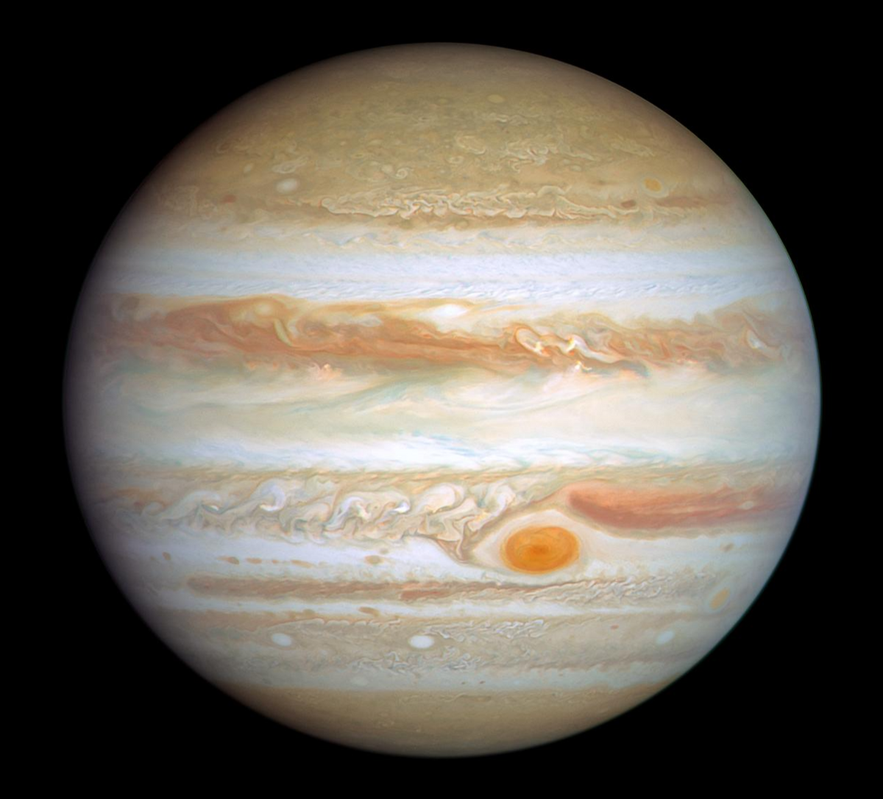
#> input picture images/task_02/image_02.png, 883 x 799 px, shrunk from 1200 x 1087 before the run
$ jupyter execute task_2_region_growing_segmentation.ipynb
#> lines starting #> are read from the running program, lines starting #| are printed output that depends on the picture; after the words box and inside, x2 and y2 are one past the last pixel; in counts of white or black regions, pixels touching at a corner belong together
[cell 1]
import numpy as np
import cv2
import os
import matplotlib.pyplot as plt
from collections import deque

[cell 2]
# Load grayscale image
img_path = os.path.join("..", "images", "task_02", "image_02.png")
img = cv2.imread(img_path, cv2.IMREAD_GRAYSCALE)
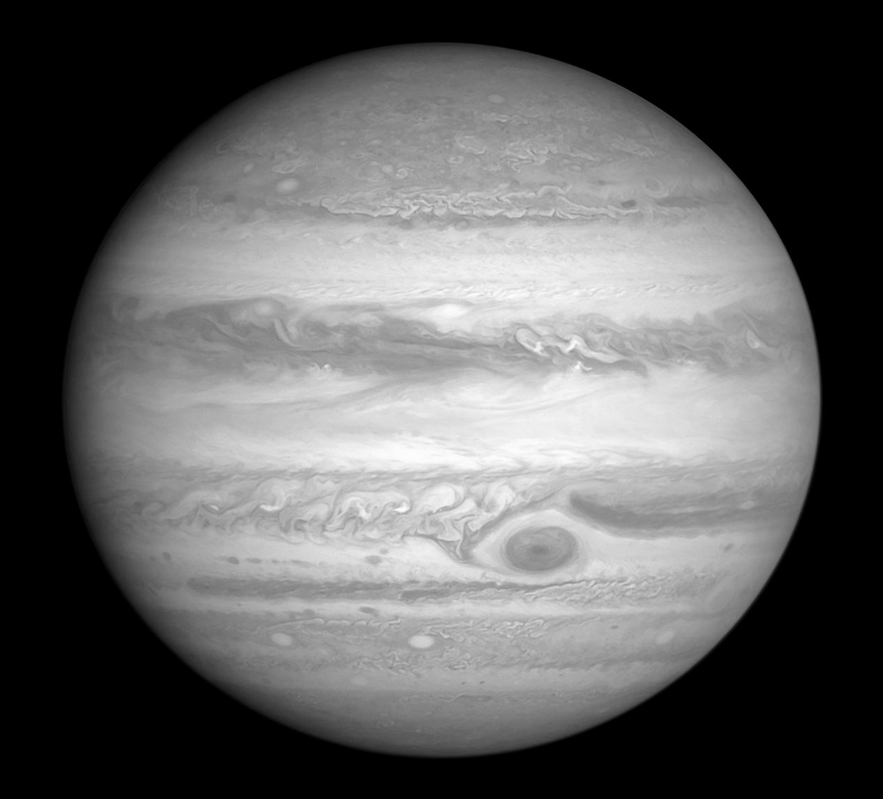
#> img: shape (799, 883); min 0, max 253, mean 97
height, width = img.shape
#> height = 799; width = 883
print(f"Image dimensions: Width = {width} px, Height = {height} px")
#| Image dimensions: Width = 883 px, Height = 799 px

if img is None:
    raise FileNotFoundError(f"Image not found at {img_path}")

[cell 3]
# Region growing implementation
def region_growing(image, seed, threshold=20):
#> called with seed = (500, 500), threshold = 55
    h, w = image.shape
#> h = 799; w = 883
    visited = np.zeros_like(image, dtype=np.uint8)
    region = np.zeros_like(image, dtype=np.uint8)

    seed_val = int(image[seed])
#> seed_val = 233
    queue = deque([seed])
    visited[seed] = 1
    region[seed] = 255

    while queue:
        y, x = queue.popleft()
        for dy in [-1, 0, 1]:
            for dx in [-1, 0, 1]:
                ny, nx = y + dy, x + dx
                if 0 <= ny < h and 0 <= nx < w and not visited[ny, nx]:
                    pixel_val = int(image[ny, nx])
                    if abs(pixel_val - seed_val) <= threshold:
                        queue.append((ny, nx))
                        visited[ny, nx] = 1
                        region[ny, nx] = 255
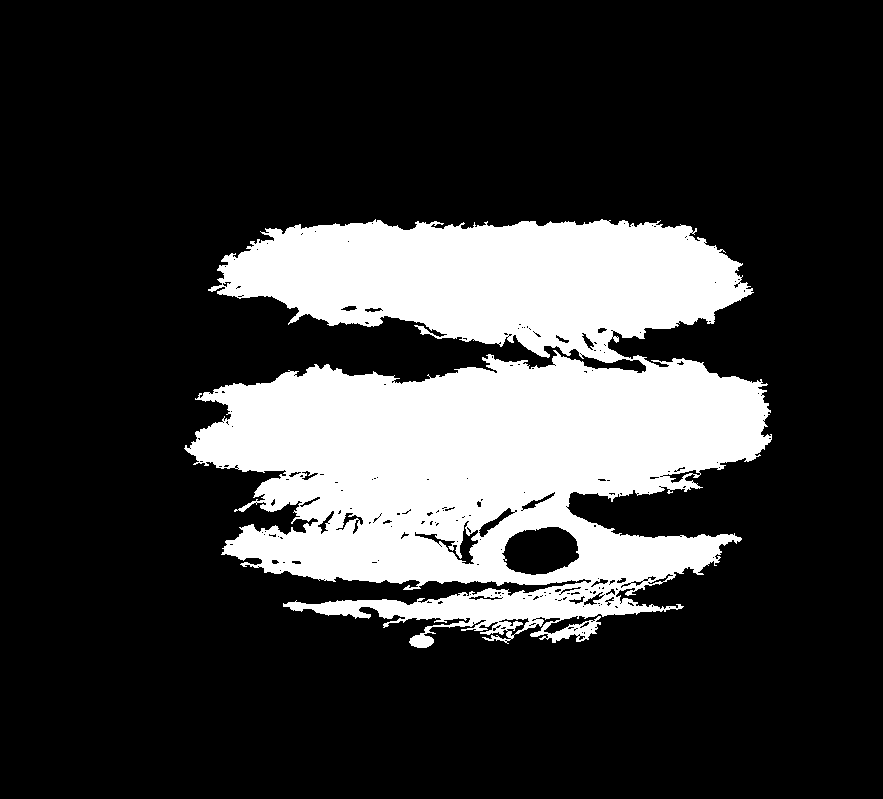
#> region: shape (799, 883); 22% white; 1 white region, box (x1, y1, x2, y2) and area: (184, 219, 772, 648) 154999

    return region

[cell 4]
# Choose a seed point inside object (manually or via inspection)
seed_point = (500, 500)

# Run region growing
segmented = region_growing(img, seed=seed_point, threshold=55)

[cell 5]
# Visualize
plt.figure(figsize=(12, 4))
plt.subplot(1, 2, 1)
plt.imshow(img, cmap='gray')
plt.title("Orginal Image")
plt.axis('off')

plt.subplot(1, 2, 2)
plt.imshow(segmented, cmap='gray')
plt.title("Region Grown from Seed")
plt.axis('off')

plt.tight_layout()
plt.show()
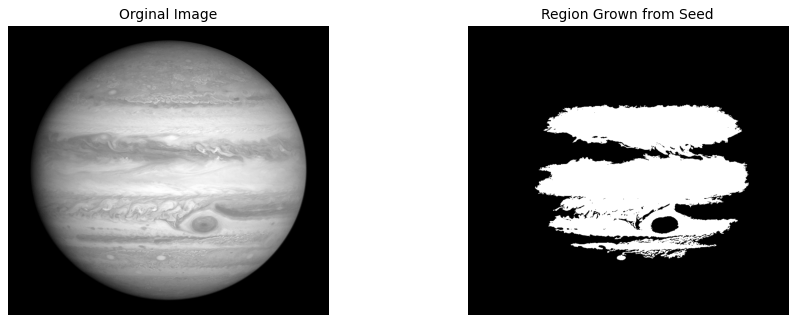
#> figure drawn by matplotlib, 2 panels

[cell 6]
result_dir = os.path.join("..", "outputs", "task_02")
os.makedirs(result_dir, exist_ok=True)

cv2.imwrite(os.path.join(result_dir, "region_growing.jpg"), segmented)
#> Out = True
